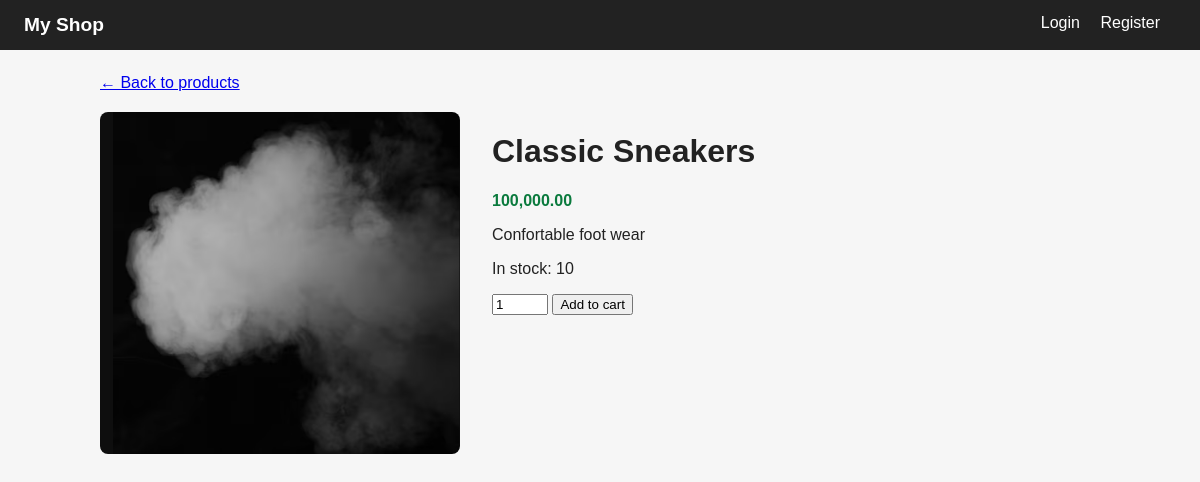
The page /products/1 on the database as committed earlier.
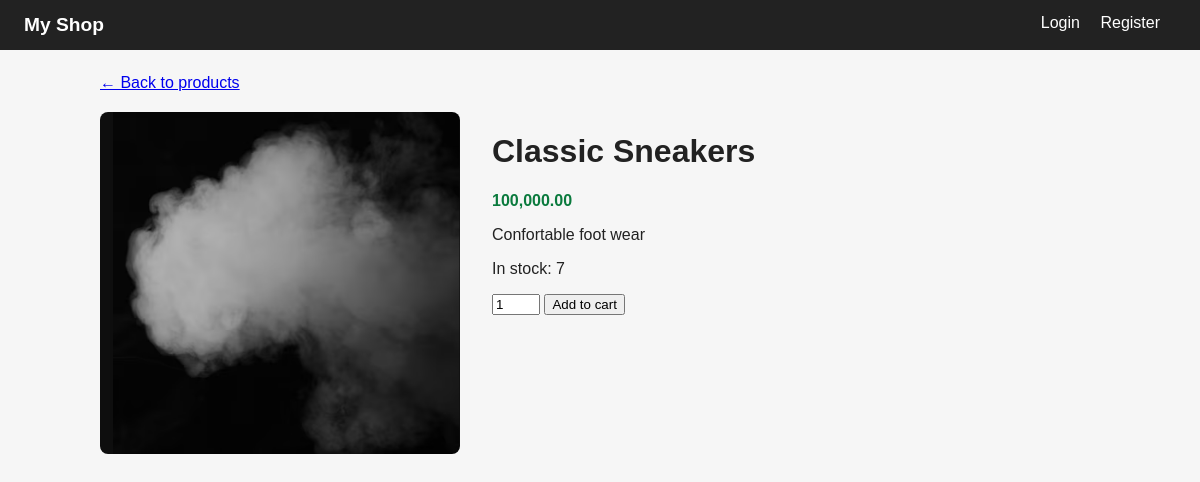
The same page on the database as committed later.
### models.py (models this page shows)
class Product(SQLModel, table=True):
    id:Optional[int] = Field(default=None, primary_key=True)
    name:str
    description: str = ""
    price: float
    image: str = "placeholder.jpg"
    stock: int =10

### routers/products.py (the view)
@router.get ("/products/{product_id}")
def product_detail(
    product_id:int,
    request: Request,
    db: Session = Depends(get_db),
    user= Depends(get_optional_user),
    ):
    product = db.get(Product, product_id)
    if not product:
        raise HTTPException(status_code=404, detail="Product not found")
    return templates.TemplateResponse(
        request, "product_detail.html", {"product":product, "user": user}
    )

### templates/product_detail.html (shortened to what this page needs)
{% extends "base.html" %}
{% block content %}
<a href="/">&larr; Back to products</a>
<div class="detail">
  <img src="{{ url_for('static', path='images/' ~ product.image) }}" alt="{{ product.name }}">
  <div>
    <h1>{{ product.name }}</h1>
    <p class="price">{{ "{:,.2f}".format(product.price) }}</p>
    <p>{{ product.description }}</p>
    <p>In stock: {{ product.stock }}</p>
    {% if product.stock > 0 %}
    <form action="/cart/add/{{ product.id }}" method="post">
      <input type="number" name="quantity" value="1" min="1" max="{{ product.stock }}">
      <button type="submit">Add to cart</button>
    </form>
    {% else %}
    <p><strong>Out of stock</strong></p>
    {% endif %}
  </div>
</div>
{% endblock %}

### templates/base.html (shortened to what this page needs)
<!DOCTYPE html>
<html lang="en">
<head>
  <link rel="stylesheet" href="{{ url_for('static', path='css/style.css') }}">
</head>
<body>
    <nav>
    <a href="/" class="brand">My Shop</a>
    <span class="nav-right">
      {% if user %}
        <a href="/cart">Cart</a>
        <a href="/orders">My orders</a>
        <span>{{ user.email }}</span>
        <form action="/logout" method="post" style="display:inline">
          <button type="submit">Logout</button>
        </form>
      {% else %}
        <a href="/login">Login</a>
        <a href="/register">Register</a>
      {% endif %}
    </span>
  </nav>
  <main>
    {% block content %}{% endblock %}
  </main>
</body>
</html>

### static/css/style.css (style rules this page uses)
body { font-family: Arial, sans-serif; margin: 0; background: #f6f6f6; color: #222; }
nav { background: #222; padding: 14px 24px; }
nav a { color: white; text-decoration: none; margin-right: 16px; }
.brand { font-weight: bold; font-size: 1.2rem; }
main { max-width: 1000px; margin: 24px auto; padding: 0 16px; }
.price { font-weight: bold; color: #0a7a3d; }
.detail { display: flex; gap: 32px; margin-top: 20px; flex-wrap: wrap; }
.detail img { width: 360px; max-width: 100%; border-radius: 8px; }
.nav-right { float: right; color: white; }

Rows that differ between the two databases and show on the page:
changed Product "Classic Sneakers": stock "10" → "7"
